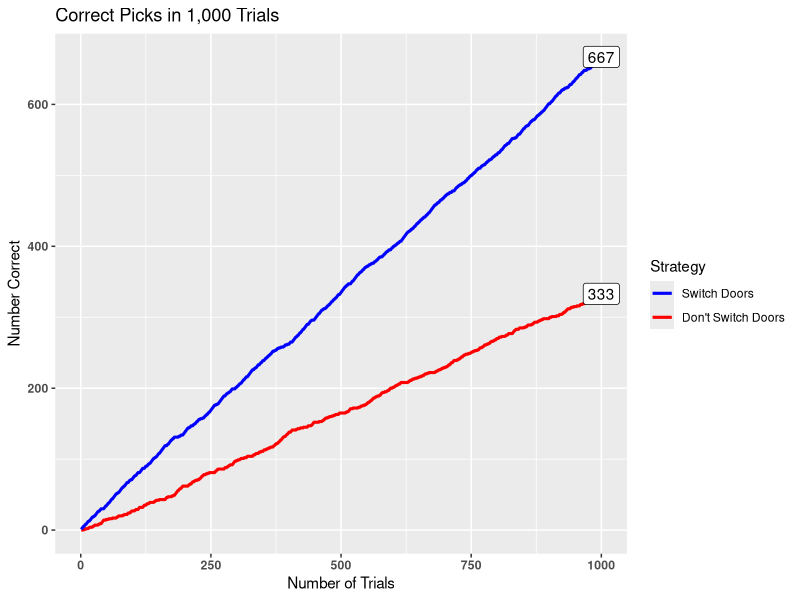

Recreate this plot in R.
library(dplyr)
library(ggplot2)
`%nin%` = Negate(`%in%`)

# this section shows the method used to select the winning door is uniformly distributed between Doors 1, 2, & 3 in 1,000 trials (game plays)
set.seed(123)
trials = 1000
i = 1
winners = c()
while(i<=trials){
winner = runif(1,min=1,max=4)
doors = c("Door 1","Door 2","Door 3")
winners = append(winners, doors[floor(winner)])
i = i + 1
}
table(winners)/trials

# The code below simulates playing the "Pick-A-Door" game in a set number of trials (game plays)
# In the example below the number of trials is set to 1,000 by the "trials" variable
# In each trial both strategies (switching and not-switching) are both implemented
# The outcome of each trial is stored in the data frames below

set.seed(1)
# switch_door_correct is a dataframe to store the outcome of each trial (play of the game)
# where the strategy is to switch the final door picked from the original to the door remaining after a losing door was removed post the initial pick
# a 1 in the "correct" column represents winning the game and getting the big prize
switch_door_correct = as.data.frame(matrix(NA,ncol = 2))
colnames(switch_door_correct) = c("trial","correct")

# dont_switch_door_correct is a dataframe to store the outcome of each trial (play of the game)
# where the strategy is not switch the final door picked and stay with the original selection after a losing door was removed post the initial pick
# a 1 in the "correct" column represents winning the game and getting the big prize
dont_switch_door_correct = as.data.frame(matrix(NA,ncol = 2))
colnames(dont_switch_door_correct) = c("trial","correct")

# the number of trials (game plays) used to simulate the game
trials = 1000

i = 1
while(i <= trials){
  
# randomly assigning which door is the winner each trial
winner = runif(1,min=1,max=4)
doors = c("Door 1","Door 2","Door 3")
doors[floor(winner)]

# randomly picking a door as a first guess/pick
guess1 = runif(1,min=1,max=4)
doors[floor(guess1)]

# this makes sure that doors2 always has 2 doors left
# creating a vector called "doors2" which represents 2 doors left after the first pick is made 
# doors2 contains the winning door and the original door picked
# there are 2 scenarios that can take place, the fist pick is the winning door or the first pick is not the winning door. 
# the if/else statement handles these 2 scenarios
if(doors[floor(winner)] == doors[floor(guess1)]){
  doors2 = doors[ c( floor(guess1), which(doors != doors[floor(guess1)])[floor(runif(1,1,3))] ) ]
  # this ensures that if the initial guess is correct 2 doors are left
  # the door to keep is randomly selected because which(doors != doors[floor(guess1)]) will always have 2 entries
  # which(doors != doors[floor(guess1)])[floor(runif(1,1,3))] randomly selects the first or second entry in the remaining 2 wrong answers to keep
}else{doors2 = doors[-which(doors %nin% c(doors[floor(guess1)],doors[floor(winner)]))]}
# if the initial guess is not the winner this removes the other incorrect door

# switch_door represents the final pick by switching from the initial pick to the remaining door
switch_door = doors2[which(doors2 %nin% doors[floor(guess1)])]

# dont_switch_door represents the final pick by sticking with the original pick
dont_switch_door = doors2[which(doors2 %in% doors[floor(guess1)])]

# adds the results of the final pick to the dataframes to store the results
if(switch_door == doors[floor(winner)]){switch_door_correct = rbind(switch_door_correct,c(i,1))}else{switch_door_correct = rbind(switch_door_correct,c(i,0))}
if(dont_switch_door == doors[floor(winner)]){dont_switch_door_correct = rbind(dont_switch_door_correct,c(i,1))}else{dont_switch_door_correct = rbind(dont_switch_door_correct,c(i,0))}

i = i + 1 
}
# removing the first empty row from each dataframe of results
switch_door_correct = na.omit(switch_door_correct)
dont_switch_door_correct = na.omit(dont_switch_door_correct)
# the total tally of correct guesses by each strategy 
sum(switch_door_correct$correct)
sum(dont_switch_door_correct$correct)

# aggregating data for plotting
plotdata = rbind(
  switch_door_correct %>%
    summarise(
      strategy = "Switch Doors",
      trial = trial, 
      correct = cumsum(correct))
  ,
  dont_switch_door_correct %>%
    summarise(
      strategy = "Don't Switch Doors",
      trial = trial, 
      correct = cumsum(correct))
)

ggplot(plotdata, aes(x = trial, y = correct, color = as.factor(strategy)))+geom_line(size = 1.05)+
  geom_label(data = plotdata %>% filter(trial == max(trial)), aes(label = correct, x = trials, y = correct), inherit.aes = FALSE)+
  scale_color_manual(values = c("Switch Doors" = "blue", "Don't Switch Doors" = "red"))+
  labs(color = "Strategy")+
  xlab("Number of Trials")+
  ylab("Number Correct")+
  ggtitle("Correct Picks in 1,000 Trials")+
  guides(color = guide_legend(reverse = TRUE))+
  theme(axis.text.x = element_text(face = "bold")
        ,axis.text.y = element_text(face = "bold"))

# #hypothesis testing
# The Probability of Winning by Switching Doors:
# h_0: p(success) = 0.5 vs h_1: p(success) > 0.5
# observed_value <- sum(switch_door_correct$correct)
# expected_value <- 0.5*trials
# p_value <- pbinom(q = sum(switch_door_correct$correct), prob = 0.5, size = trials, lower.tail = FALSE)
# since the number of doors correctly picked by the switching doors strategy is greater than the expected value given by prob* trials, 
# the hypothesis test will check if the observed value is in the upper tail of the distribution. Hence the option lower.tail = FALSE is selected
# interpretation <- paste("Our p-value,",p_value, ",is much smaller than 0.05 or 0.01, and thus we have evidence to reject h_0 in favor of the alternative that the probability of winning by switching doors is greater than 0.5.")

# h_0: p(success) = 0.67 vs h_1: p(success) != 0.67
# using the normal appoximation to the binomial
# observed_value <- sum(switch_door_correct$correct)
# expected_value <- 0.67*trials
# npq <- 0.67*trials*(1-0.67)
# z = (observed_value-expected_value)/sqrt(npq)
# p_value <- 2*pnorm(z)
# multiplied by 2 for 2 tailed test
# interpretation <-paste("Our p-value,",p_value," is much larger than 0.05, and thus we have evidence in support of h_0.")

# The Probability of Winning by Not Switching Doors
# h_0: p(success) = 0.5 vs h_1: p(success) < 0.5
# observed_value <- sum(dont_switch_door_correct$correct)
# expected_value <- 0.5*trials
# p_value <- pbinom(q = sum(dont_switch_door_correct$correct), prob = 0.5, size = trials, lower.tail = TRUE)
# since the number of doors correctly picked by the NOT switching doors strategy is less than the expected value given by prob* trials, the hypothesis test will check if the observed value is in the lower tail of the distribution. Hence the option lower.tail = TRUE is selected
# interpretation <- paste("Our p-value,",p_value, "is much smaller than 0.05 or 0.01 and thus we have evidence to reject h_0 in favor of the alternative that the probability of winning by switching doors is less than 0.5.")

# h_0: p(success) = 0.67 vs h_1: p(success) != 0.67
# observed_value <- sum(dont_switch_door_correct$correct)
# expected_value <- 0.67*trials
# npq <- 0.67*trials*(1-0.67)
# z = (observed_value-expected_value)/sqrt(npq)
# p_value <- 2*pnorm(z)
# multiplied by 2 for 2 tailed test
# interpretation <- paste("Our p-value,",p_value, "suggests that we have evidence in favor of the alternative hypothesis that the probability of success is not 0.67.")

# h_0: p(success) = 0.33 vs h_1: p(success) != 0.33
# observed_value <- sum(dont_switch_door_correct$correct)
# expected_value <- 0.33*trials
# npq <- 0.33*trials*(1-0.33)
# z = (observed_value-expected_value)/sqrt(npq)
# p_value <- 2*pnorm(z)
# multiplied by 2 for 2 tailed test
# interpretation <- paste("our p-value is approximately",p_value, "this suggests that we do not have evidence in favor of the alternative hypothesis and thus can conclude the best approximation for the probability of success by not switching doors is 0.33.")